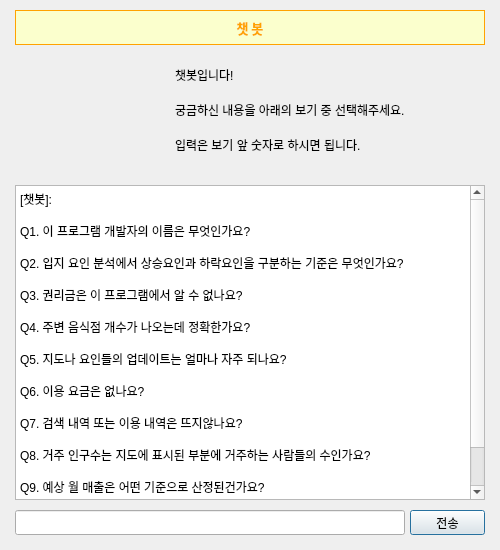
<?xml version="1.0" encoding="UTF-8"?>
<ui version="4.0">
 <class>Dialog</class>
 <widget class="QDialog" name="Dialog">
  <property name="geometry">
   <rect>
    <x>0</x>
    <y>0</y>
    <width>500</width>
    <height>550</height>
   </rect>
  </property>
  <property name="windowTitle">
   <string>Dialog</string>
  </property>
  <widget class="QWidget" name="widget" native="true">
   <property name="geometry">
    <rect>
     <x>5</x>
     <y>5</y>
     <width>490</width>
     <height>540</height>
    </rect>
   </property>
   <widget class="QLabel" name="label">
    <property name="geometry">
     <rect>
      <x>15</x>
      <y>55</y>
      <width>130</width>
      <height>105</height>
     </rect>
    </property>
    <property name="text">
     <string/>
    </property>
    <property name="pixmap">
     <pixmap>chatImage.png</pixmap>
    </property>
    <property name="scaledContents">
     <bool>true</bool>
    </property>
    <property name="wordWrap">
     <bool>false</bool>
    </property>
   </widget>
   <widget class="QLabel" name="label_4">
    <property name="geometry">
     <rect>
      <x>170</x>
      <y>130</y>
      <width>280</width>
      <height>20</height>
     </rect>
    </property>
    <property name="styleSheet">
     <string notr="true">font: 11pt &quot;Arial&quot;;</string>
    </property>
    <property name="text">
     <string>입력은 보기 앞 숫자로 하시면 됩니다.</string>
    </property>
   </widget>
   <widget class="QLabel" name="label_2">
    <property name="geometry">
     <rect>
      <x>170</x>
      <y>60</y>
      <width>280</width>
      <height>20</height>
     </rect>
    </property>
    <property name="styleSheet">
     <string notr="true">font: 11pt &quot;Arial&quot;;</string>
    </property>
    <property name="text">
     <string>챗봇입니다!</string>
    </property>
   </widget>
   <widget class="QLabel" name="lbl_Counsel">
    <property name="geometry">
     <rect>
      <x>10</x>
      <y>5</y>
      <width>470</width>
      <height>35</height>
     </rect>
    </property>
    <property name="font">
     <font>
      <family>맑은 고딕</family>
      <pointsize>10</pointsize>
      <weight>75</weight>
      <bold>true</bold>
     </font>
    </property>
    <property name="styleSheet">
     <string notr="true">background-color :rgb(251, 255, 205);
color : rgb(255, 162, 0)</string>
    </property>
    <property name="frameShape">
     <enum>QFrame::Box</enum>
    </property>
    <property name="text">
     <string>챗 봇</string>
    </property>
    <property name="alignment">
     <set>Qt::AlignCenter</set>
    </property>
   </widget>
   <widget class="QLineEdit" name="lineEdit">
    <property name="geometry">
     <rect>
      <x>10</x>
      <y>505</y>
      <width>390</width>
      <height>25</height>
     </rect>
    </property>
   </widget>
   <widget class="QLabel" name="label_3">
    <property name="geometry">
     <rect>
      <x>170</x>
      <y>95</y>
      <width>310</width>
      <height>20</height>
     </rect>
    </property>
    <property name="styleSheet">
     <string notr="true">font: 11pt &quot;Arial&quot;;</string>
    </property>
    <property name="text">
     <string>궁금하신 내용을 아래의 보기 중 선택해주세요.</string>
    </property>
   </widget>
   <widget class="QPushButton" name="btn_sendMsg">
    <property name="geometry">
     <rect>
      <x>405</x>
      <y>505</y>
      <width>75</width>
      <height>25</height>
     </rect>
    </property>
    <property name="text">
     <string>전송</string>
    </property>
   </widget>
   <widget class="QTextBrowser" name="textBrowser">
    <property name="geometry">
     <rect>
      <x>10</x>
      <y>180</y>
      <width>470</width>
      <height>315</height>
     </rect>
    </property>
    <property name="focusPolicy">
     <enum>Qt::StrongFocus</enum>
    </property>
    <property name="autoFormatting">
     <set>QTextEdit::AutoNone</set>
    </property>
    <property name="html">
     <string>&lt;!DOCTYPE HTML PUBLIC &quot;-//W3C//DTD HTML 4.0//EN&quot; &quot;http://www.w3.org/TR/REC-html40/strict.dtd&quot;&gt;
&lt;html&gt;&lt;head&gt;&lt;meta name=&quot;qrichtext&quot; content=&quot;1&quot; /&gt;&lt;style type=&quot;text/css&quot;&gt;
p, li { white-space: pre-wrap; }
&lt;/style&gt;&lt;/head&gt;&lt;body style=&quot; font-family:'Gulim'; font-size:9pt; font-weight:400; font-style:normal;&quot;&gt;
&lt;p style=&quot; margin-top:0px; margin-bottom:0px; margin-left:0px; margin-right:0px; -qt-block-indent:0; text-indent:0px;&quot;&gt;[챗봇]:&lt;/p&gt;
&lt;p style=&quot;-qt-paragraph-type:empty; margin-top:0px; margin-bottom:0px; margin-left:0px; margin-right:0px; -qt-block-indent:0; text-indent:0px;&quot;&gt;&lt;br /&gt;&lt;/p&gt;
&lt;p style=&quot; margin-top:0px; margin-bottom:0px; margin-left:0px; margin-right:0px; -qt-block-indent:0; text-indent:0px;&quot;&gt;Q1. 이 프로그램 개발자의 이름은 무엇인가요?&lt;/p&gt;
&lt;p style=&quot;-qt-paragraph-type:empty; margin-top:0px; margin-bottom:0px; margin-left:0px; margin-right:0px; -qt-block-indent:0; text-indent:0px;&quot;&gt;&lt;br /&gt;&lt;/p&gt;
&lt;p style=&quot; margin-top:0px; margin-bottom:0px; margin-left:0px; margin-right:0px; -qt-block-indent:0; text-indent:0px;&quot;&gt;Q2. 입지 요인 분석에서 상승요인과 하락요인을 구분하는 기준은 무엇인가요?&lt;/p&gt;
&lt;p style=&quot;-qt-paragraph-type:empty; margin-top:0px; margin-bottom:0px; margin-left:0px; margin-right:0px; -qt-block-indent:0; text-indent:0px;&quot;&gt;&lt;br /&gt;&lt;/p&gt;
&lt;p style=&quot; margin-top:0px; margin-bottom:0px; margin-left:0px; margin-right:0px; -qt-block-indent:0; text-indent:0px;&quot;&gt;Q3. 권리금은 이 프로그램에서 알 수 없나요?&lt;/p&gt;
&lt;p style=&quot;-qt-paragraph-type:empty; margin-top:0px; margin-bottom:0px; margin-left:0px; margin-right:0px; -qt-block-indent:0; text-indent:0px;&quot;&gt;&lt;br /&gt;&lt;/p&gt;
&lt;p style=&quot; margin-top:0px; margin-bottom:0px; margin-left:0px; margin-right:0px; -qt-block-indent:0; text-indent:0px;&quot;&gt;Q4. 주변 음식점 개수가 나오는데 정확한가요?&lt;/p&gt;
&lt;p style=&quot;-qt-paragraph-type:empty; margin-top:0px; margin-bottom:0px; margin-left:0px; margin-right:0px; -qt-block-indent:0; text-indent:0px;&quot;&gt;&lt;br /&gt;&lt;/p&gt;
&lt;p style=&quot; margin-top:0px; margin-bottom:0px; margin-left:0px; margin-right:0px; -qt-block-indent:0; text-indent:0px;&quot;&gt;Q5. 지도나 요인들의 업데이트는 얼마나 자주 되나요?&lt;/p&gt;
&lt;p style=&quot;-qt-paragraph-type:empty; margin-top:0px; margin-bottom:0px; margin-left:0px; margin-right:0px; -qt-block-indent:0; text-indent:0px;&quot;&gt;&lt;br /&gt;&lt;/p&gt;
&lt;p style=&quot; margin-top:0px; margin-bottom:0px; margin-left:0px; margin-right:0px; -qt-block-indent:0; text-indent:0px;&quot;&gt;Q6. 이용 요금은 없나요?&lt;/p&gt;
&lt;p style=&quot;-qt-paragraph-type:empty; margin-top:0px; margin-bottom:0px; margin-left:0px; margin-right:0px; -qt-block-indent:0; text-indent:0px;&quot;&gt;&lt;br /&gt;&lt;/p&gt;
&lt;p style=&quot; margin-top:0px; margin-bottom:0px; margin-left:0px; margin-right:0px; -qt-block-indent:0; text-indent:0px;&quot;&gt;Q7. 검색 내역 또는 이용 내역은 뜨지않나요?&lt;/p&gt;
&lt;p style=&quot;-qt-paragraph-type:empty; margin-top:0px; margin-bottom:0px; margin-left:0px; margin-right:0px; -qt-block-indent:0; text-indent:0px;&quot;&gt;&lt;br /&gt;&lt;/p&gt;
&lt;p style=&quot; margin-top:0px; margin-bottom:0px; margin-left:0px; margin-right:0px; -qt-block-indent:0; text-indent:0px;&quot;&gt;Q8. 거주 인구수는 지도에 표시된 부분에 거주하는 사람들의 수인가요?&lt;/p&gt;
&lt;p style=&quot;-qt-paragraph-type:empty; margin-top:0px; margin-bottom:0px; margin-left:0px; margin-right:0px; -qt-block-indent:0; text-indent:0px;&quot;&gt;&lt;br /&gt;&lt;/p&gt;
&lt;p style=&quot; margin-top:0px; margin-bottom:0px; margin-left:0px; margin-right:0px; -qt-block-indent:0; text-indent:0px;&quot;&gt;Q9. 예상 월 매출은 어떤 기준으로 산정된건가요?&lt;/p&gt;
&lt;p style=&quot;-qt-paragraph-type:empty; margin-top:0px; margin-bottom:0px; margin-left:0px; margin-right:0px; -qt-block-indent:0; text-indent:0px;&quot;&gt;&lt;br /&gt;&lt;/p&gt;
&lt;p style=&quot; margin-top:0px; margin-bottom:0px; margin-left:0px; margin-right:0px; -qt-block-indent:0; text-indent:0px;&quot;&gt;Q0. 여기에 표시되는 음식점은 어떤 기준인가요?&lt;/p&gt;
&lt;p style=&quot;-qt-paragraph-type:empty; margin-top:0px; margin-bottom:0px; margin-left:0px; margin-right:0px; -qt-block-indent:0; text-indent:0px;&quot;&gt;&lt;br /&gt;&lt;/p&gt;&lt;/body&gt;&lt;/html&gt;</string>
    </property>
   </widget>
  </widget>
 </widget>
 <resources/>
 <connections/>
</ui>
